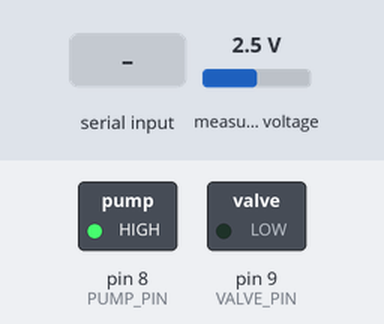
This sketch was run on a simulated Arduino Uno, built with avr-gcc and run on an emulated ATmega328P. On the bench: switched loads named in the sketch (green lamp = pin HIGH). Inputs (shaded band) come from the test bench; at power-on: measured voltage 2.5 V. What the sketch prints to the serial monitor is not drawn.

Above: at 1.2 s.
1.3 s: "pressure,1#" received over the second serial link
At 2.8 s:
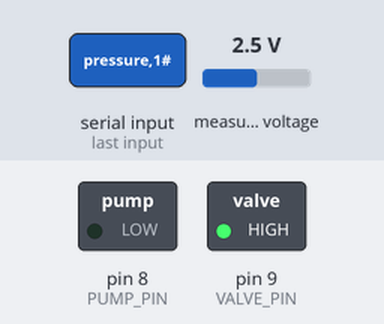
3.8 s: "pressure,0#" received over the second serial link
At 5.9 s:
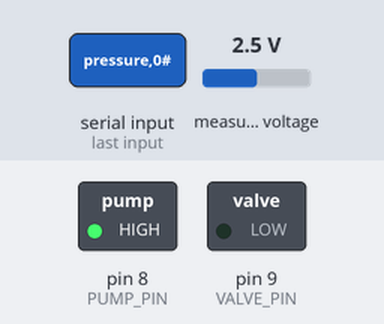
Timing chart, 0 to 7.4 s (numbered marks = the images above; inputs shaded):
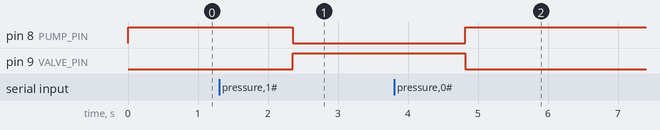

The sketch:

ads1115.ino
```cpp
#include <Wire.h>
#include <Adafruit_ADS1015.h>
#include <SoftwareSerial.h>

#define PUMP_PIN 8
#define VALVE_PIN 9

Adafruit_ADS1115 ads;
SoftwareSerial btSerial(2, 3);

int basePressureValue = 13335;
int prev = 0;
bool valveOpen = false;

float getCurrentPressure() {
  int sensorValue = ads.readADC_SingleEnded(0);
  return (sensorValue-basePressureValue) * 0.0714F;
}

void setup(void) {
  while (!Serial) {
    ; // wait for serial port to connect. Needed for native USB port only
  }
  pinMode(PUMP_PIN, OUTPUT);
  pinMode(VALVE_PIN, OUTPUT);
  digitalWrite(PUMP_PIN, HIGH);
  digitalWrite(VALVE_PIN, LOW);
  ads.setGain(GAIN_TWO);
  ads.begin();

  Serial.begin(115200);
  btSerial.begin(9600);

  // get base sensor value
  Serial.println("Please wait, calibrating...");

  //basePressureValue = ads.readADC_SingleEnded(0);
  //for (int x=0; x<10; ++x) {
  //  delay(100);
  //  basePressureValue += ads.readADC_SingleEnded(0);
  //  basePressureValue /= 2;
  //}
  Serial.println(basePressureValue);

  // start pump
  //digitalWrite(PUMP_PIN, LOW);
  //digitalWrite(VALVE_PIN, LOW);
}

void loop(void){

  float curr = getCurrentPressure();
  Serial.println(curr);
  delay(50);
  if (btSerial.available()) {
    String stringSerial = btSerial.readStringUntil('#'); btSerial.readString();
    Serial.println(stringSerial);
    if (stringSerial == "pressure,1") {
      digitalWrite(PUMP_PIN, LOW);
      digitalWrite(VALVE_PIN, HIGH);
    } else if (stringSerial == "pressure,0") {
      digitalWrite(PUMP_PIN, HIGH);
      digitalWrite(VALVE_PIN, LOW);
    }
  }
  if (Serial.available()) {
    btSerial.write(Serial.read());
  }
  if (curr >= 160.0F) {
    digitalWrite(PUMP_PIN, HIGH);
    digitalWrite(VALVE_PIN, LOW);
  }
}
```

Measured:
- after the input at 1.3 s, pin 8 (PUMP_PIN): HIGH → LOW after 1.1 s; pin 9 (VALVE_PIN): LOW → HIGH after 1.1 s
- after the input at 3.8 s, pin 8 (PUMP_PIN): LOW → HIGH after 1.0 s; pin 9 (VALVE_PIN): HIGH → LOW after 1.0 s
